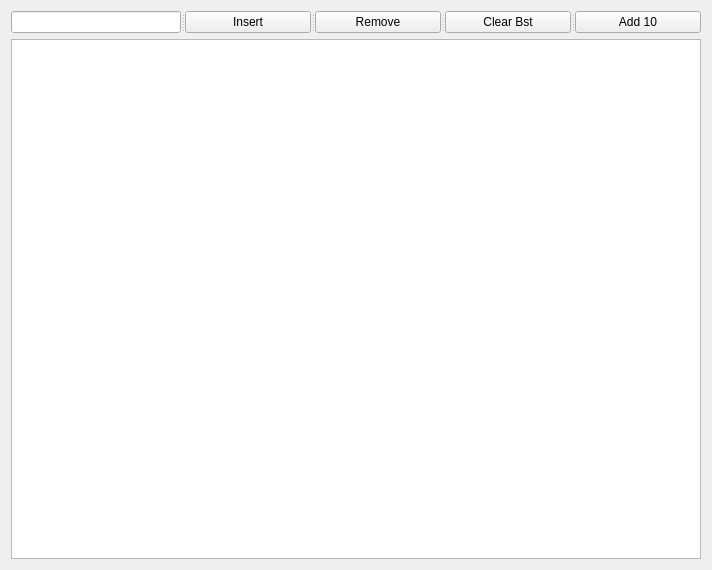
<?xml version="1.0" encoding="UTF-8"?>
<ui version="4.0">
 <class>Bst</class>
 <widget class="QWidget" name="Bst">
  <property name="geometry">
   <rect>
    <x>0</x>
    <y>0</y>
    <width>712</width>
    <height>570</height>
   </rect>
  </property>
  <property name="windowTitle">
   <string>Form</string>
  </property>
  <layout class="QGridLayout" name="gridLayout">
   <item row="0" column="0">
    <widget class="QSplitter" name="splitter">
     <property name="orientation">
      <enum>Qt::Horizontal</enum>
     </property>
     <widget class="QLineEdit" name="lineEdit"/>
     <widget class="QPushButton" name="pushButton_2">
      <property name="text">
       <string>Insert</string>
      </property>
     </widget>
     <widget class="QPushButton" name="pushButton">
      <property name="text">
       <string>Remove</string>
      </property>
     </widget>
     <widget class="QPushButton" name="pushButton_3">
      <property name="text">
       <string>Clear Bst</string>
      </property>
     </widget>
     <widget class="QPushButton" name="pushButton_4">
      <property name="text">
       <string>Add 10</string>
      </property>
     </widget>
    </widget>
   </item>
   <item row="1" column="0">
    <widget class="QGraphicsView" name="graphicsView">
     <property name="verticalScrollBarPolicy">
      <enum>Qt::ScrollBarAsNeeded</enum>
     </property>
     <property name="horizontalScrollBarPolicy">
      <enum>Qt::ScrollBarAsNeeded</enum>
     </property>
     <property name="sizeAdjustPolicy">
      <enum>QAbstractScrollArea::AdjustToContents</enum>
     </property>
    </widget>
   </item>
  </layout>
 </widget>
 <resources/>
 <connections/>
</ui>
